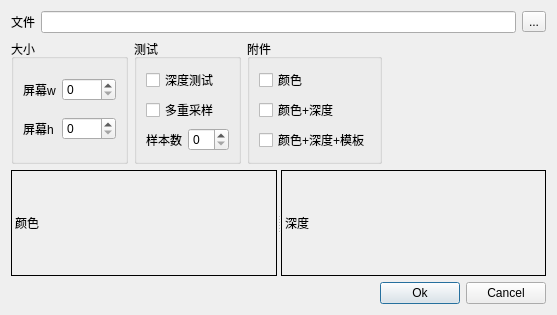
<?xml version="1.0" encoding="UTF-8"?>
<ui version="4.0">
 <class>FboTest</class>
 <widget class="QDialog" name="FboTest">
  <property name="geometry">
   <rect>
    <x>0</x>
    <y>0</y>
    <width>557</width>
    <height>315</height>
   </rect>
  </property>
  <property name="windowTitle">
   <string>FboTest</string>
  </property>
  <layout class="QVBoxLayout" name="verticalLayout">
   <item>
    <layout class="QHBoxLayout" name="horizontalLayout">
     <item>
      <widget class="QLabel" name="label">
       <property name="text">
        <string>文件</string>
       </property>
      </widget>
     </item>
     <item>
      <widget class="QLineEdit" name="filePath"/>
     </item>
     <item>
      <widget class="QToolButton" name="btnFile">
       <property name="text">
        <string>...</string>
       </property>
      </widget>
     </item>
    </layout>
   </item>
   <item>
    <layout class="QHBoxLayout" name="horizontalLayout_5">
     <item>
      <widget class="QGroupBox" name="groupBox_4">
       <property name="title">
        <string>大小</string>
       </property>
       <layout class="QVBoxLayout" name="verticalLayout_4">
        <item>
         <layout class="QHBoxLayout" name="horizontalLayout_4">
          <item>
           <widget class="QLabel" name="label_4">
            <property name="text">
             <string>屏幕w</string>
            </property>
           </widget>
          </item>
          <item>
           <widget class="QSpinBox" name="src_w">
            <property name="maximum">
             <number>5000</number>
            </property>
           </widget>
          </item>
         </layout>
        </item>
        <item>
         <layout class="QHBoxLayout" name="horizontalLayout_2">
          <item>
           <widget class="QLabel" name="label_5">
            <property name="text">
             <string>屏幕h</string>
            </property>
           </widget>
          </item>
          <item>
           <widget class="QSpinBox" name="src_h">
            <property name="maximum">
             <number>5000</number>
            </property>
           </widget>
          </item>
         </layout>
        </item>
       </layout>
      </widget>
     </item>
     <item>
      <widget class="QGroupBox" name="groupBox_3">
       <property name="title">
        <string>测试</string>
       </property>
       <layout class="QVBoxLayout" name="verticalLayout_3">
        <item>
         <widget class="QCheckBox" name="depthEnable">
          <property name="text">
           <string>深度测试</string>
          </property>
         </widget>
        </item>
        <item>
         <widget class="QCheckBox" name="mulisampleEnable">
          <property name="text">
           <string>多重采样</string>
          </property>
         </widget>
        </item>
        <item>
         <layout class="QHBoxLayout" name="horizontalLayout_3">
          <item>
           <widget class="QLabel" name="label_2">
            <property name="text">
             <string>样本数</string>
            </property>
           </widget>
          </item>
          <item>
           <widget class="QSpinBox" name="sampleNum"/>
          </item>
         </layout>
        </item>
       </layout>
      </widget>
     </item>
     <item>
      <widget class="QGroupBox" name="groupBox_2">
       <property name="title">
        <string>附件</string>
       </property>
       <layout class="QVBoxLayout" name="verticalLayout_2">
        <item>
         <widget class="QCheckBox" name="attachment_color">
          <property name="text">
           <string>颜色</string>
          </property>
          <property name="autoExclusive">
           <bool>true</bool>
          </property>
         </widget>
        </item>
        <item>
         <widget class="QCheckBox" name="attachment_colorDepth">
          <property name="text">
           <string>颜色+深度</string>
          </property>
          <property name="autoExclusive">
           <bool>true</bool>
          </property>
         </widget>
        </item>
        <item>
         <widget class="QCheckBox" name="attachment_colorDepthStencil">
          <property name="text">
           <string>颜色+深度+模板</string>
          </property>
          <property name="autoExclusive">
           <bool>true</bool>
          </property>
         </widget>
        </item>
       </layout>
      </widget>
     </item>
     <item>
      <spacer name="horizontalSpacer">
       <property name="orientation">
        <enum>Qt::Horizontal</enum>
       </property>
       <property name="sizeHint" stdset="0">
        <size>
         <width>40</width>
         <height>20</height>
        </size>
       </property>
      </spacer>
     </item>
    </layout>
   </item>
   <item>
    <widget class="QSplitter" name="splitter">
     <property name="sizePolicy">
      <sizepolicy hsizetype="Expanding" vsizetype="Expanding">
       <horstretch>0</horstretch>
       <verstretch>0</verstretch>
      </sizepolicy>
     </property>
     <property name="orientation">
      <enum>Qt::Horizontal</enum>
     </property>
     <widget class="QLabel" name="picture_color">
      <property name="sizePolicy">
       <sizepolicy hsizetype="Preferred" vsizetype="Expanding">
        <horstretch>0</horstretch>
        <verstretch>0</verstretch>
       </sizepolicy>
      </property>
      <property name="autoFillBackground">
       <bool>true</bool>
      </property>
      <property name="frameShape">
       <enum>QFrame::Box</enum>
      </property>
      <property name="text">
       <string>颜色</string>
      </property>
     </widget>
     <widget class="QLabel" name="picture_depth">
      <property name="sizePolicy">
       <sizepolicy hsizetype="Preferred" vsizetype="Expanding">
        <horstretch>0</horstretch>
        <verstretch>0</verstretch>
       </sizepolicy>
      </property>
      <property name="autoFillBackground">
       <bool>true</bool>
      </property>
      <property name="frameShape">
       <enum>QFrame::Box</enum>
      </property>
      <property name="text">
       <string>深度</string>
      </property>
      <property name="scaledContents">
       <bool>true</bool>
      </property>
     </widget>
    </widget>
   </item>
   <item>
    <layout class="QHBoxLayout" name="horizontalLayout_12">
     <item>
      <spacer name="horizontalSpacer_3">
       <property name="orientation">
        <enum>Qt::Horizontal</enum>
       </property>
       <property name="sizeHint" stdset="0">
        <size>
         <width>40</width>
         <height>20</height>
        </size>
       </property>
      </spacer>
     </item>
     <item>
      <widget class="QPushButton" name="btnOk">
       <property name="text">
        <string>Ok</string>
       </property>
      </widget>
     </item>
     <item>
      <widget class="QPushButton" name="btnCancel">
       <property name="text">
        <string>Cancel</string>
       </property>
      </widget>
     </item>
    </layout>
   </item>
  </layout>
 </widget>
 <resources/>
 <connections/>
</ui>
